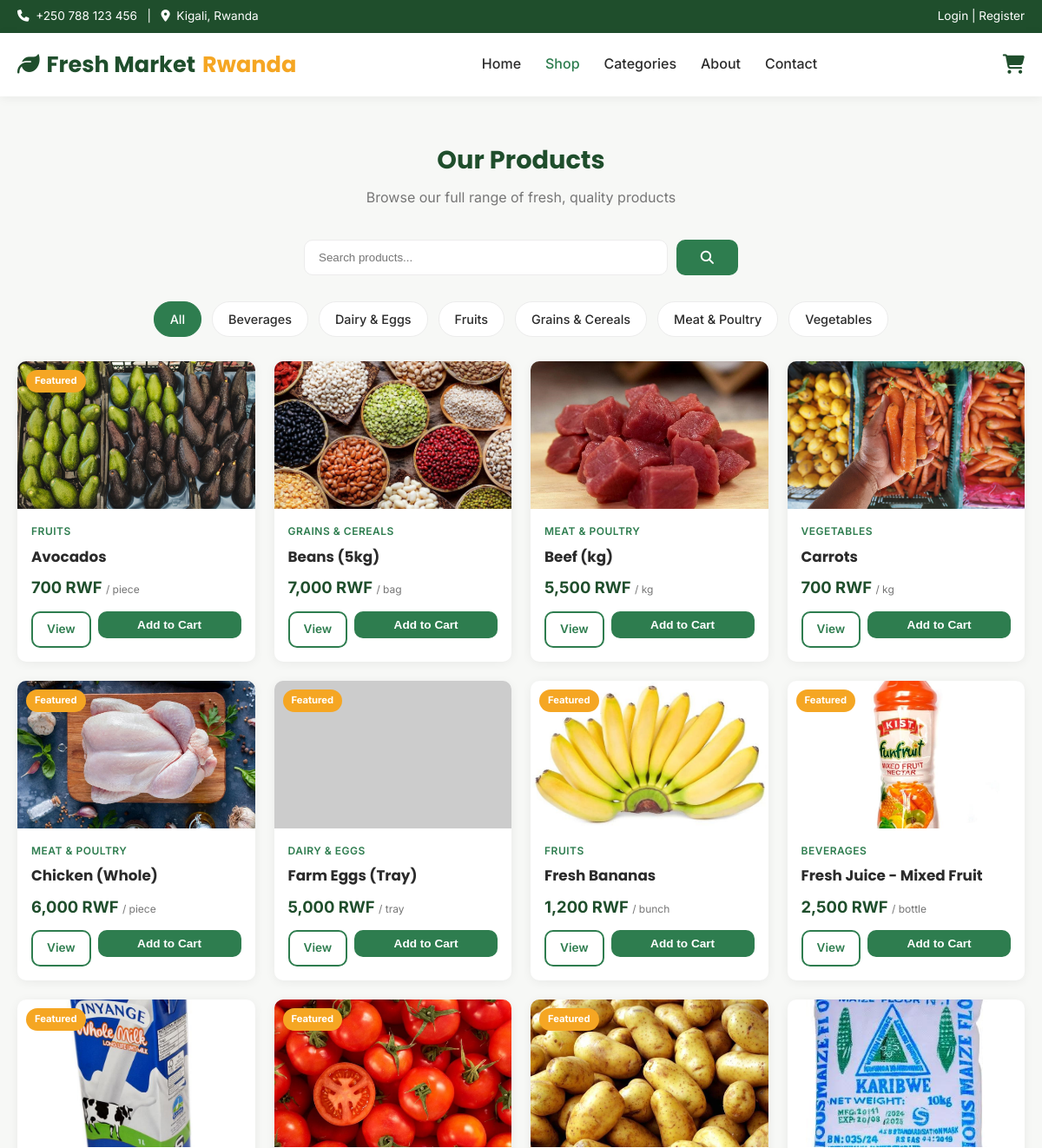
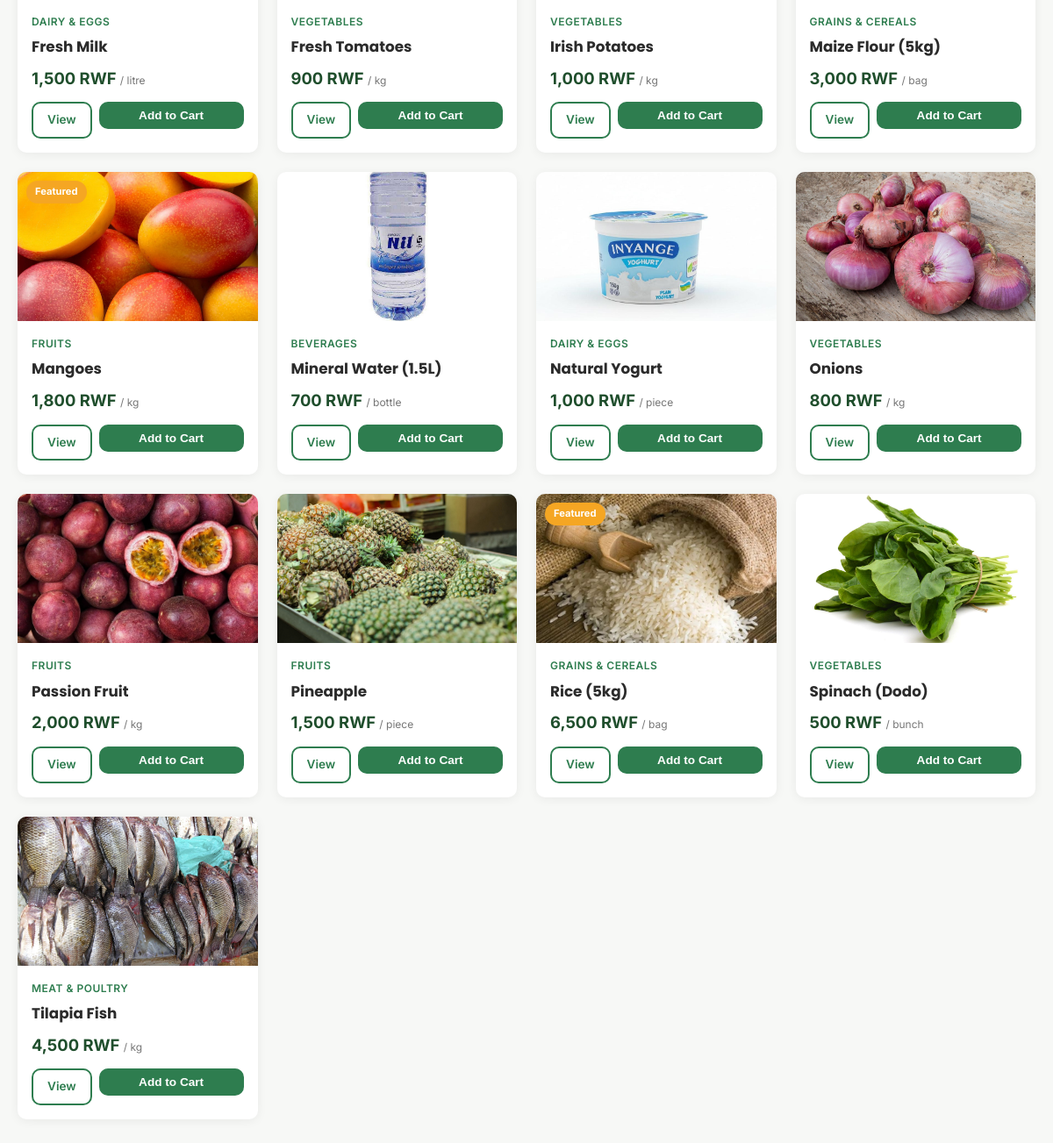
/products.php, run on the app's committed database (2 pictures, top to bottom).
### tables this page shows
CREATE TABLE `categories` (
  `category_id` int(11) NOT NULL,
  `name` varchar(100) NOT NULL,
  `slug` varchar(100) NOT NULL,
  `description` text DEFAULT NULL,
  `image` varchar(255) DEFAULT NULL,
  `created_at` timestamp NOT NULL DEFAULT current_timestamp()
);

CREATE TABLE `products` (
  `product_id` int(11) NOT NULL,
  `category_id` int(11) NOT NULL,
  `name` varchar(150) NOT NULL,
  `slug` varchar(150) NOT NULL,
  `description` text DEFAULT NULL,
  `price` decimal(10,2) NOT NULL,
  `unit` varchar(30) DEFAULT 'kg',
  `stock_quantity` int(11) NOT NULL DEFAULT 0,
  `image` varchar(255) DEFAULT NULL,
  `is_featured` tinyint(1) DEFAULT 0,
  `status` enum('active','inactive') DEFAULT 'active',
  `created_at` timestamp NOT NULL DEFAULT current_timestamp(),
  `updated_at` timestamp NOT NULL DEFAULT current_timestamp() ON UPDATE current_timestamp()
);

### includes/functions.php (called while the page is built, shortened)
<?php
function formatPrice($amount) {
    return number_format($amount, 0) . ' RWF';
}
function e($value) {
    return htmlspecialchars($value ?? '', ENT_QUOTES, 'UTF-8');
}

### products.php (the view, shortened to what this page needs)
<?php
require_once __DIR__ . '/includes/functions.php';
$categories = $pdo->query("SELECT * FROM categories ORDER BY name")->fetchAll();
$selectedCategory = $_GET['category'] ?? '';
$search = trim($_GET['search'] ?? '');
$sql = "SELECT p.*, c.name AS category_name, c.slug AS category_slug FROM products p
        JOIN categories c ON p.category_id = c.category_id
        WHERE p.status = 'active'";
$params = [];
$sql .= " ORDER BY p.name ASC";
$stmt = $pdo->prepare($sql);
$stmt->execute($params);
$products = $stmt->fetchAll();
require_once __DIR__ . '/includes/header.php';
?>
<section class="section">
    <div class="container">
        <h1 class="section-title">Our Products</h1>
        <p class="section-subtitle">Browse our full range of fresh, quality products</p>
        <form method="get" style="max-width:500px;margin:0 auto 30px;display:flex;gap:10px;">
            <input type="text" name="search" placeholder="Search products..." value="<?= e($search) ?>"
                   style="flex:1;padding:11px 16px;border:1px solid var(--gray-200);border-radius:10px;">
            <button type="submit" class="btn btn-primary"><i class="fa-solid fa-magnifying-glass"></i></button>
        </form>
        <div class="filter-bar">
            <a href="products.php" class="<?= $selectedCategory === '' ? 'active' : '' ?>">All</a>
            <?php foreach ($categories as $cat): ?>
                <a href="products.php?category=<?= e($cat['slug']) ?>"
                   class="<?= $selectedCategory === $cat['slug'] ? 'active' : '' ?>"><?= e($cat['name']) ?></a>
            <?php endforeach; ?>
        </div>
        <?php if (empty($products)): ?>
            <div class="empty-cart">
                <i class="fa-solid fa-box-open"></i>
                <h3>No products found</h3>
                <p>Try a different search or category.</p>
            </div>
       <?php else: ?>
    <div class="product-grid">
        <?php foreach ($products as $product): ?>
            <div class="product-card">
                <?php if ($product['is_featured']): ?>
                    <span class="badge-featured">Featured</span>
                <?php endif; ?>
                <img src="/assets/images/products/<?= e($product['image']) ?>"
                     alt="<?= e($product['name']) ?>"
                     class="product-img"
                     onerror="this.src='https://placehold.co/300x200/e8f5e9/2e7d4f?text=<?= urlencode($product['name']) ?>'">
                <div class="product-info">
                    <span class="product-category"><?= e($product['category_name']) ?></span>
                    <h3 class="product-name"><?= e($product['name']) ?></h3>
                    <div class="product-price">
                        <?= formatPrice($product['price']) ?>
                        <small>/ <?= e($product['unit']) ?></small>
                    </div>
                    <div class="product-actions">
                        <a href="product-detail.php?slug=<?= e($product['slug']) ?>"
                           class="btn btn-outline btn-sm">View</a>
                        <?php if ($product['stock_quantity'] > 0): ?>
                            <form action="cart.php" method="post">
                                <button type="submit" class="btn btn-primary btn-sm btn-block">
                                    Add to Cart
                                </button>
                            </form>
                        <?php endif; ?>
                    </div>
                </div>
            </div>
        <?php endforeach; ?>
    </div>
<?php endif; ?>

### assets/css/style.css (style rules this page uses)
:root { --green-dark: #1f4e2c; --green: #2e7d4f; --green-light: #e8f5e9; --accent: #f5a623; --accent-dark: #d6890a; --gray-100: #f7f8f6; --gray-200: #ececec; --gray-500: #767676; --gray-800: #2b2b2b; --white: #ffffff; --radius: 10px; --shadow: 0 2px 12px rgba(0,0,0,0.06); --shadow-md: 0 6px 24px rgba(0,0,0,0.10); --font-heading: 'Poppins', 'Segoe UI', sans-serif; --font-body: 'Inter', 'Segoe UI', sans-serif; }
* { margin: 0; padding: 0; box-sizing: border-box; }
body { font-family: var(--font-body); color: var(--gray-800); background: var(--gray-100); line-height: 1.6; }
a { text-decoration: none; color: inherit; }
img { max-width: 100%; display: block; }
.container { max-width: 1200px; margin: 0 auto; padding: 0 20px; }
.btn { display: inline-block; padding: 12px 28px; border-radius: var(--radius); font-weight: 600; font-size: 0.95rem; cursor: pointer; border: none; transition: all 0.2s ease; text-align: center; }
.btn-primary { background: var(--green); color: var(--white); }
.btn-outline { background: transparent; border: 2px solid var(--green); color: var(--green); }
.btn-sm { padding: 8px 16px; font-size: 0.85rem; }
.btn-block { width: 100%; }
.section { padding: 50px 0; }
.section-title { font-family: var(--font-heading); font-size: 1.8rem; color: var(--green-dark); margin-bottom: 8px; text-align: center; }
.section-subtitle { text-align: center; color: var(--gray-500); margin-bottom: 36px; }
.product-grid { display: grid; grid-template-columns: repeat(auto-fill, minmax(220px, 1fr)); gap: 22px; }
.product-card { background: var(--white); border-radius: var(--radius); overflow: hidden; box-shadow: var(--shadow); transition: transform 0.2s, box-shadow 0.2s; display: flex; flex-direction: column; }
.product-img { width: 100%; height: 170px; object-fit: cover; background: var(--gray-200); }
.product-info { padding: 16px; flex: 1; display: flex; flex-direction: column; }
.product-category { font-size: 0.75rem; text-transform: uppercase; color: var(--green); font-weight: 600; letter-spacing: 0.5px; }
.product-name { font-family: var(--font-heading); font-size: 1.05rem; margin: 6px 0 8px; color: var(--gray-800); }
.product-price { font-size: 1.15rem; font-weight: 700; color: var(--green-dark); margin-bottom: 12px; }
.product-price small { font-size: 0.75rem; color: var(--gray-500); font-weight: 400; }
.product-actions { margin-top: auto; display: flex; gap: 8px; }
.product-actions form { flex: 1; }
.badge-featured { position: absolute; top: 10px; left: 10px; background: var(--accent); color: var(--white); font-size: 0.7rem; font-weight: 700; padding: 4px 10px; border-radius: 20px; }
.product-card { position: relative; }
.filter-bar { display: flex; gap: 12px; flex-wrap: wrap; margin-bottom: 28px; justify-content: center; }
.filter-bar a { padding: 8px 18px; border-radius: 20px; background: var(--white); border: 1px solid var(--gray-200); font-size: 0.9rem; font-weight: 500; color: var(--gray-800); }
.filter-bar a.active, .filter-bar a:hover { background: var(--green); color: var(--white); border-color: var(--green); }

### data on the page
categories: name "Beverages"
categories: name "Dairy & Eggs"
categories: name "Fruits"
categories: name "Grains & Cereals"
categories: name "Meat & Poultry"
categories: name "Vegetables"
products: is_featured "Featured", image (picture), category.name "FRUITS", name "Avocados", price "700 RWF", unit "piece"
products: image (picture), category.name "GRAINS & CEREALS", name "Beans (5kg)", price "7,000 RWF", unit "bag"
products: image (picture), category.name "MEAT & POULTRY", name "Beef (kg)", price "5,500 RWF", unit "kg"
products: image (picture), category.name "VEGETABLES", name "Carrots", price "700 RWF", unit "kg"
products: is_featured "Featured", image (picture), category.name "MEAT & POULTRY", name "Chicken (Whole)", price "6,000 RWF", unit "piece"
products: is_featured "Featured", category.name "DAIRY & EGGS", name "Farm Eggs (Tray)", price "5,000 RWF", unit "tray"
products: is_featured "Featured", image (picture), category.name "FRUITS", name "Fresh Bananas", price "1,200 RWF", unit "bunch"
products: is_featured "Featured", image (picture), category.name "BEVERAGES", name "Fresh Juice - Mixed Fruit", price "2,500 RWF", unit "bottle"
products: is_featured "Featured", image (picture), category.name "DAIRY & EGGS", name "Fresh Milk", price "1,500 RWF", unit "litre"
products: is_featured "Featured", image (picture), category.name "VEGETABLES", name "Fresh Tomatoes", price "900 RWF", unit "kg"
products: is_featured "Featured", image (picture), category.name "VEGETABLES", name "Irish Potatoes", price "1,000 RWF", unit "kg"
products: image (picture), category.name "GRAINS & CEREALS", name "Maize Flour (5kg)", price "3,000 RWF", unit "bag"
products: is_featured "Featured", image (picture), category.name "FRUITS", name "Mangoes", price "1,800 RWF", unit "kg"
products: image (picture), category.name "BEVERAGES", name "Mineral Water (1.5L)", price "700 RWF", unit "bottle"
products: image (picture), category.name "DAIRY & EGGS", name "Natural Yogurt", price "1,000 RWF", unit "piece"
products: image (picture), category.name "VEGETABLES", name "Onions", price "800 RWF", unit "kg"
products: image (picture), category.name "FRUITS", name "Passion Fruit", price "2,000 RWF", unit "kg"
products: image (picture), category.name "FRUITS", name "Pineapple", price "1,500 RWF", unit "piece"
products: is_featured "Featured", image (picture), category.name "GRAINS & CEREALS", name "Rice (5kg)", price "6,500 RWF", unit "bag"
products: image (picture), category.name "VEGETABLES", name "Spinach (Dodo)", price "500 RWF", unit "bunch"
products: image (picture), category.name "MEAT & POULTRY", name "Tilapia Fish", price "4,500 RWF", unit "kg"
